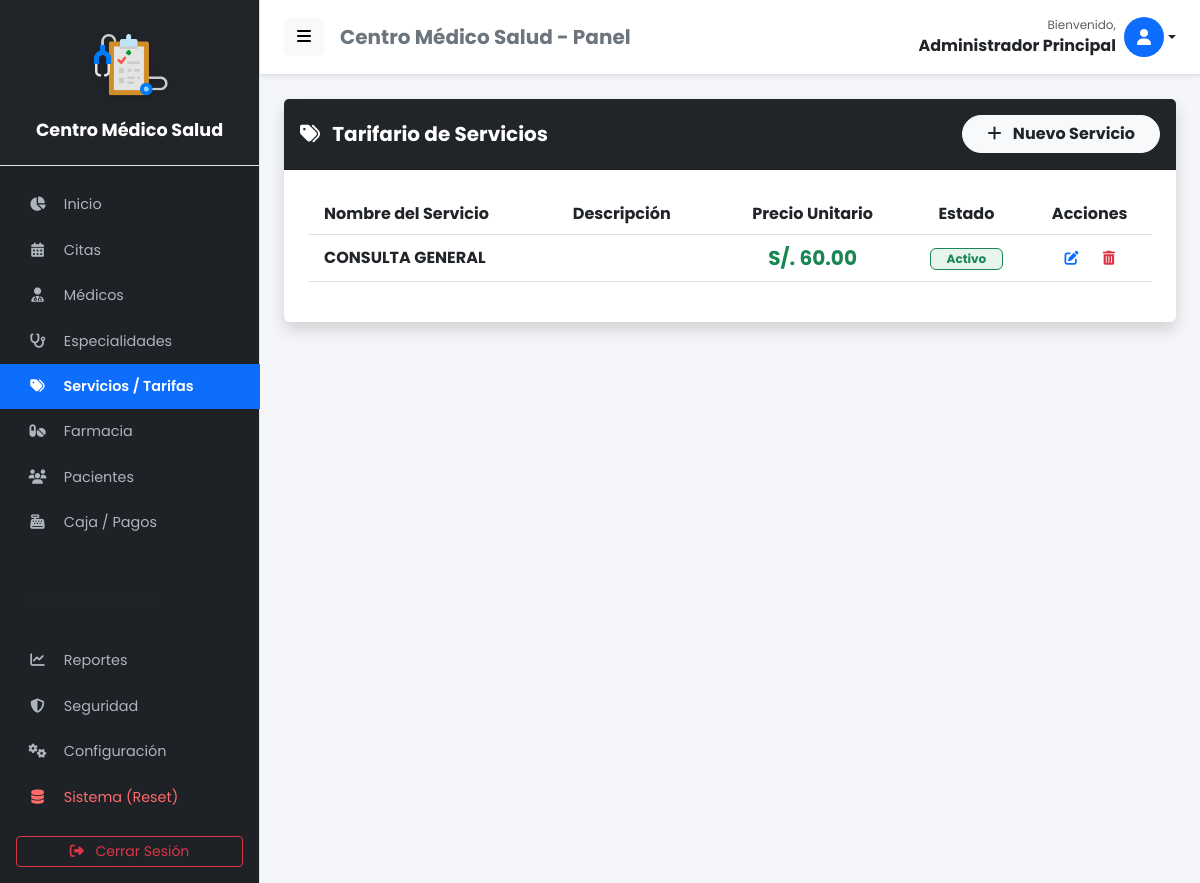
/servicios (signed in), run on the app's committed database.
### tables this page shows
CREATE TABLE IF NOT EXISTS `configuracion` (
  `id` int NOT NULL,
  `nombre_clinica` varchar(100) DEFAULT NULL,
  `direccion` varchar(255) DEFAULT NULL,
  `telefono` varchar(50) DEFAULT NULL,
  `email` varchar(100) DEFAULT NULL,
  `moneda` varchar(5) DEFAULT 'S/.',
  `logo` varchar(255) DEFAULT NULL,
  PRIMARY KEY (`id`)
);

CREATE TABLE IF NOT EXISTS `servicios` (
  `id_servicio` int NOT NULL AUTO_INCREMENT,
  `nombre_servicio` varchar(100) NOT NULL,
  `descripcion` text,
  `precio` decimal(10,2) NOT NULL,
  `estado` enum('Activo','Inactivo') DEFAULT 'Activo',
  PRIMARY KEY (`id_servicio`)
);

### app/controllers/ServicioController.php (called while the page is built, shortened)
<?php
require_once APP_ROOT . '/models/Servicio.php';
require_once APP_ROOT . '/models/Configuracion.php';
class ServicioController {
    public function index() {
        $database = new Database();
        $db = $database->connect();
        $servicioModel = new Servicio($db);
        $configModel = new Configuracion($db);
        $resultado = $servicioModel->leer();
        $empresa = $configModel->obtener();
        require_once APP_ROOT . '/views/admin/servicios.php';
    }
}

### app/models/Configuracion.php (called while the page is built, shortened)
<?php
class Configuracion {
    private $conn;
    private $table = 'configuracion';
    public function __construct($db) {
        $this->conn = $db;
    }
    public function obtener() {
        $query = "SELECT * FROM " . $this->table . " WHERE id = 1";
        $stmt = $this->conn->prepare($query);
        $stmt->execute();
        return $stmt->fetch(PDO::FETCH_ASSOC);
    }
}

### app/models/Servicio.php (called while the page is built, shortened)
<?php
class Servicio {
    private $conn;
    private $table = 'servicios';
    public function __construct($db) {
        $this->conn = $db;
    }
    public function leer() {
        $query = "SELECT * FROM " . $this->table . " ORDER BY nombre_servicio ASC";
        $stmt = $this->conn->prepare($query);
        $stmt->execute();
        return $stmt;
    }
}

### app/views/admin/servicios.php (the view, shortened to what this page needs)
<?php require_once APP_ROOT . '/views/layouts/header.php'; ?>
<div class="card shadow border-0 mb-4">
    <div class="card-header bg-dark text-white d-flex justify-content-between align-items-center py-3">
        <h5 class="mb-0 fw-bold"><i class="fas fa-tags me-2"></i> Tarifario de Servicios</h5>
        <button class="btn btn-light text-dark fw-bold rounded-pill px-4" data-bs-toggle="modal" data-bs-target="#modalServicio">
            <i class="fas fa-plus me-2"></i> Nuevo Servicio
        </button>
    </div>
    <div class="card-body p-4">
        <div class="table-responsive">
            <table class="table table-hover align-middle" id="tablaPro">
                <thead class="bg-light">
                    <tr>
                        <th class="ps-3">Nombre del Servicio</th>
                        <th>Descripción</th>
                        <th class="text-center">Precio Unitario</th>
                        <th class="text-center">Estado</th>
                        <th class="text-center">Acciones</th>
                    </tr>
                </thead>
                <tbody>
                    <?php if($resultado->rowCount() > 0): ?>
                        <?php while($row = $resultado->fetch(PDO::FETCH_ASSOC)): ?>
                        <tr>
                            <td class="ps-3 fw-bold text-dark"><?php echo $row['nombre_servicio']; ?></td>
                            <td class="text-muted small"><?php echo $row['descripcion']; ?></td>
                            <td class="text-center fw-bold fs-5 text-success">
                                <?php echo $empresa['moneda'] . ' ' . number_format($row['precio'], 2); ?>
                            </td>
                            <td class="text-center">
                                <?php if($row['estado'] == 'Activo'): ?>
                                    <span class="badge bg-success bg-opacity-10 text-success border border-success px-3">Activo</span>
                                <?php else: ?>
                                    <span class="badge bg-secondary bg-opacity-10 text-secondary border border-secondary px-3">Inactivo</span>
                                <?php endif; ?>
                            </td>
                            <td class="text-center">
                                <button class="btn btn-sm btn-outline-primary border-0 me-1"
                                        data-bs-toggle="modal" data-bs-target="#modalEditar"
                                        onclick="cargarDatos(
                                            '<?php echo $row['id_servicio']; ?>',
                                            '<?php echo $row['nombre_servicio']; ?>',
                                            '<?php echo $row['descripcion']; ?>',
                                            '<?php echo $row['precio']; ?>',
                                            '<?php echo $row['estado']; ?>'
                                        )">
                                    <i class="fas fa-edit"></i>
                                </button>
                                <a href="<?php echo BASE_URL; ?>/servicios/eliminar?id=<?php echo $row['id_servicio']; ?>" class="btn btn-sm btn-outline-danger border-0"><i class="fas fa-trash-alt"></i></a>
                            </td>
                        </tr>
                        <?php endwhile; ?>
                    <?php endif; ?>
                </tbody>
            </table>
        </div>
    </div>
</div>
<?php require_once APP_ROOT . '/views/layouts/footer.php'; ?>

### app/views/layouts/header.php (shortened to what this page needs)
<?php
$rol = $_SESSION['user_role_id'] ?? 0;
$nombreUsuario = $_SESSION['user_name'] ?? 'Usuario';
$db_header = new Database();
$conn_header = $db_header->connect();
$configModel_header = new Configuracion($conn_header);
$empresa_header = $configModel_header->obtener();
$nombre_app = !empty($empresa_header['nombre_clinica']) ? $empresa_header['nombre_clinica'] : 'Centro Médico Salud';
$logo_app = !empty($empresa_header['logo']) ? $empresa_header['logo'] : null;
?>
<!DOCTYPE html>
<html lang="es">
<head>
    <link href="https://cdn.jsdelivr.net/npm/bootstrap@5.3.0/dist/css/bootstrap.min.css" rel="stylesheet">
    <link rel="stylesheet" href="https://cdnjs.cloudflare.com/ajax/libs/font-awesome/6.4.0/css/all.min.css">
    <link rel="stylesheet" href="https://cdn.datatables.net/1.13.4/css/dataTables.bootstrap5.min.css">
    <link rel="stylesheet" href="https://cdn.datatables.net/buttons/2.3.6/css/buttons.bootstrap5.min.css">
    <link href="https://cdn.jsdelivr.net/npm/select2@4.1.0-rc.0/dist/css/select2.min.css" rel="stylesheet" />
    <link rel="stylesheet" href="https://cdn.jsdelivr.net/npm/sweetalert2@11/dist/sweetalert2.min.css">
</head>
<body>
    <div class="d-flex" id="wrapper">
        <div class="border-end" id="sidebar-wrapper">
            <div class="sidebar-heading border-bottom bg-dark sidebar-logo-container">
                <?php if ($logo_app && file_exists(APP_ROOT . '/../public/uploads/' . $logo_app)): ?>
                    <img src="<?php echo BASE_URL; ?>/uploads/<?php echo htmlspecialchars($logo_app); ?>" alt="Logo"
                        class="sidebar-logo-img">
                <?php else: ?>
                    <div class="mb-2"><i class="fas fa-hospital-user fa-2x text-light"></i></div>
                <?php endif; ?>
                <div class="sidebar-title mt-2"><?php echo htmlspecialchars($nombre_app); ?></div>
            </div>
            <div class="list-group list-group-flush pt-3">
                <a href="<?php echo BASE_URL; ?>/home"
                    class="list-group-item list-group-item-action <?php echo strpos($_SERVER['REQUEST_URI'], '/home') !== false ? 'active' : ''; ?>">
                    <i class="fas fa-chart-pie"></i> Inicio
                </a>
                <a href="<?php echo BASE_URL; ?>/citas"
                    class="list-group-item list-group-item-action <?php echo strpos($_SERVER['REQUEST_URI'], '/citas') !== false ? 'active' : ''; ?>">
                    <i class="fas fa-calendar-alt"></i> Citas
                </a>
                <?php if ($rol == 1 || $rol == 4): ?>
                    <a href="<?php echo BASE_URL; ?>/medicos"
                        class="list-group-item list-group-item-action <?php echo strpos($_SERVER['REQUEST_URI'], '/medicos') !== false ? 'active' : ''; ?>">
                        <i class="fas fa-user-md"></i> Médicos
                    </a>
                    <a href="<?php echo BASE_URL; ?>/especialidades"
                        class="list-group-item list-group-item-action <?php echo strpos($_SERVER['REQUEST_URI'], '/especialidades') !== false ? 'active' : ''; ?>">
                        <i class="fas fa-stethoscope"></i> Especialidades
                    </a>
                    <a href="<?php echo BASE_URL; ?>/servicios"
                        class="list-group-item list-group-item-action <?php echo strpos($_SERVER['REQUEST_URI'], '/servicios') !== false ? 'active' : ''; ?>">
                        <i class="fas fa-tags"></i> Servicios / Tarifas
                    </a>
                    <a href="<?php echo BASE_URL; ?>/medicamentos"
                        class="list-group-item list-group-item-action <?php echo strpos($_SERVER['REQUEST_URI'], '/medicamentos') !== false ? 'active' : ''; ?>">
                        <i class="fas fa-pills"></i> Farmacia
                    </a>
                <?php endif; ?>
                <a href="<?php echo BASE_URL; ?>/pacientes"
                    class="list-group-item list-group-item-action <?php echo strpos($_SERVER['REQUEST_URI'], '/pacientes') !== false ? 'active' : ''; ?>">
                    <i class="fas fa-users"></i> Pacientes
                </a>
                <?php if ($rol == 1 || $rol == 4): ?>
                    <a href="<?php echo BASE_URL; ?>/caja"
                        class="list-group-item list-group-item-action <?php echo strpos($_SERVER['REQUEST_URI'], '/caja') !== false ? 'active' : ''; ?>">
                        <i class="fas fa-cash-register"></i> Caja / Pagos
                    </a>
                <?php endif; ?>
                <?php if ($rol == 1): ?>
                    <div class="sidebar-heading text-uppercase fs-6 text-muted mt-3 mb-1"
                        style="font-size: 0.75rem; padding-left: 25px; text-align: left;">Administración</div>
                    <a href="<?php echo BASE_URL; ?>/reportes"
                        class="list-group-item list-group-item-action <?php echo strpos($_SERVER['REQUEST_URI'], '/reportes') !== false ? 'active' : ''; ?>">
                        <i class="fas fa-chart-line"></i> Reportes
                    </a>
                    <a href="<?php echo BASE_URL; ?>/auditoria"
                        class="list-group-item list-group-item-action <?php echo strpos($_SERVER['REQUEST_URI'], '/auditoria') !== false ? 'active' : ''; ?>">
                        <i class="fas fa-shield-alt"></i> Seguridad
                    </a>
                    <a href="<?php echo BASE_URL; ?>/configuracion"
                        class="list-group-item list-group-item-action <?php echo strpos($_SERVER['REQUEST_URI'], '/configuracion') !== false ? 'active' : ''; ?>">
                        <i class="fas fa-cogs"></i> Configuración
                    </a>
                    <a href="<?php echo BASE_URL; ?>/sistema"
                        class="list-group-item list-group-item-action item-danger <?php echo strpos($_SERVER['REQUEST_URI'], '/sistema') !== false ? 'active' : ''; ?>">
                        <i class="fas fa-database"></i> Sistema (Reset)
                    </a>
                <?php endif; ?>
            </div>
            <div class="mt-auto p-3">
                <a href="<?php echo BASE_URL; ?>/auth/logout" class="btn btn-outline-danger w-100 btn-sm">
                    <i class="fas fa-sign-out-alt me-2"></i> Cerrar Sesión
                </a>
            </div>
        </div>
        <div id="page-content-wrapper">
            <nav class="navbar navbar-expand-lg navbar-light bg-white border-bottom py-3 px-4">
                <div class="d-flex align-items-center w-100">
                    <button class="btn btn-light" id="menu-toggle"><i class="fas fa-bars"></i></button>
                    <h5 class="ms-3 mb-0 text-secondary fw-bold d-none d-sm-block">
                        <?php echo htmlspecialchars($nombre_app); ?> - Panel</h5>
                    <div class="ms-auto dropdown">
                        <a href="#" class="d-flex align-items-center text-decoration-none dropdown-toggle text-dark"
                            id="dropdownUser1" data-bs-toggle="dropdown" aria-expanded="false">
                            <div class="text-end me-2 d-none d-lg-block">
                                <small class="text-muted d-block" style="font-size: 0.75rem;">Bienvenido,</small>
                                <span class="fw-bold"><?php echo $nombreUsuario; ?></span>
                            </div>
                            <div class="bg-primary text-white rounded-circle d-flex align-items-center justify-content-center"
                                style="width: 40px; height: 40px;">
                                <i class="fas fa-user"></i>
                            </div>
                        </a>
                    </div>
                </div>
            </nav>
            <div class="container-fluid px-4 py-4">

### app/views/layouts/header.php (style rules this page uses)
body { font-family: 'Poppins', sans-serif; background-color: #f4f6f9; overflow-x: hidden; }
#wrapper { display: flex; width: 100%; }
#sidebar-wrapper { min-height: 100vh; width: 260px; margin-left: 0; transition: margin 0.25s ease-out; background-color: #1e2125; }
#sidebar-wrapper .sidebar-heading { padding: 1.5rem 1.25rem; font-size: 1.1rem; color: #fff; text-align: center; }
#sidebar-wrapper .list-group { width: 260px; }
#page-content-wrapper { width: 100%; }
.list-group-item { border: none; padding: 12px 25px; font-size: 0.9rem; color: #adb5bd; background-color: transparent; transition: all 0.3s; }
.list-group-item.active { background-color: #0d6efd; color: #fff; font-weight: 600; }
.list-group-item i { width: 25px; text-align: center; margin-right: 10px; }
.navbar { box-shadow: 0 2px 4px rgba(0, 0, 0, .08); background: #fff; }
.item-danger { color: #ff6b6b !important; }
.sidebar-logo-container { display: flex; flex-direction: column; align-items: center; justify-content: center; padding: 1.5rem 1rem; min-height: 120px; }
.sidebar-logo-img { max-width: 90%; max-height: 80px; object-fit: contain; margin-bottom: 0.5rem; filter: drop-shadow(0 2px 4px rgba(0, 0, 0, 0.2)); transition: transform 0.3s ease; }
.sidebar-title { font-size: 1.1rem; font-weight: 700; color: #fff; text-align: center; line-height: 1.2; word-wrap: break-word; }

### data on the page
configuracion: logo (picture), nombre_clinica "Centro Médico Salud", moneda "S/."
servicios: nombre_servicio "CONSULTA GENERAL", precio "60.00", estado "Activo"

### other printed values
$nombreUsuario "Administrador Principal"
